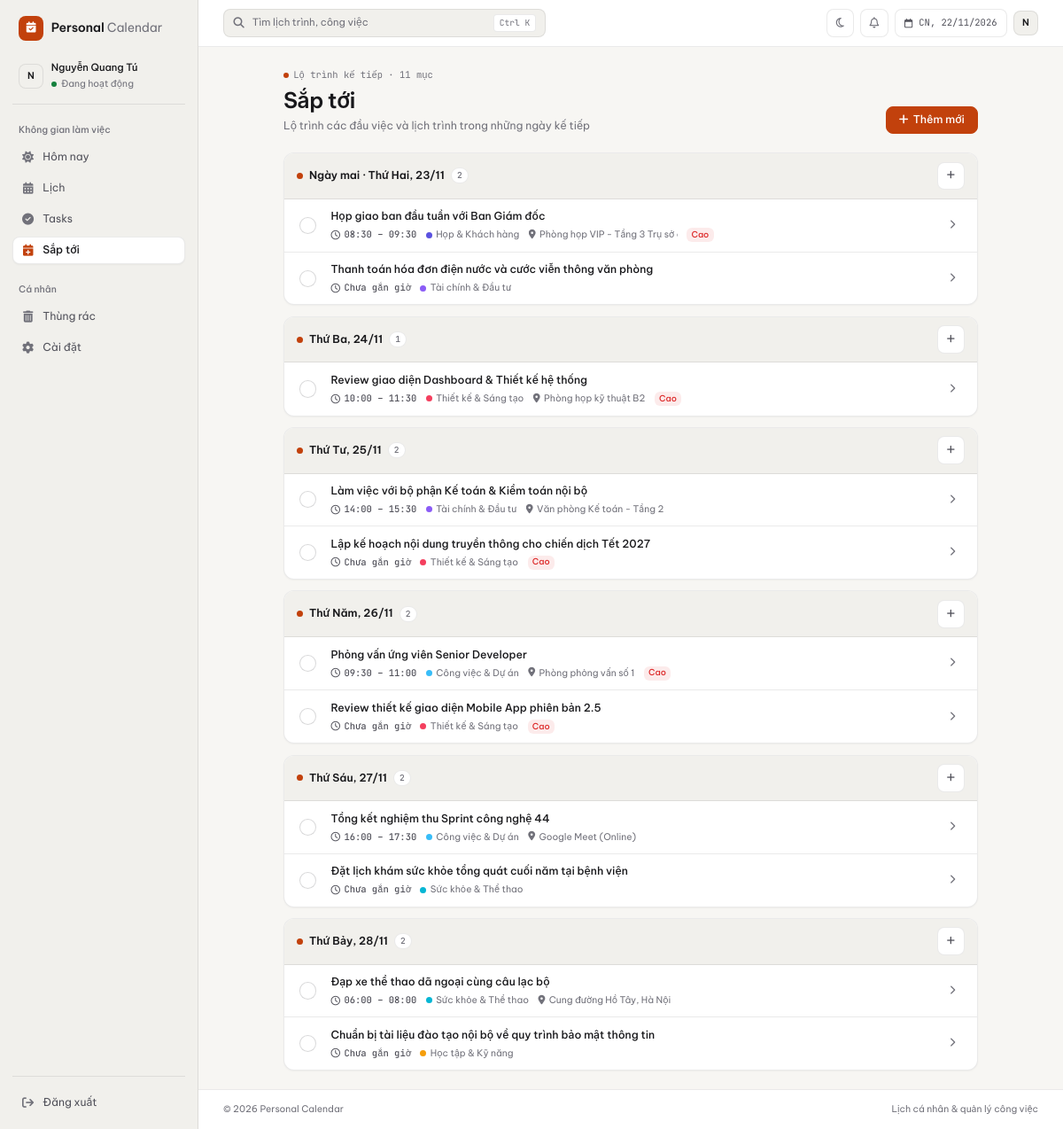
The page /index.php?page=upcoming (signed in) on the database its author committed.
### tables this page shows
CREATE TABLE `events` (
  `id` int unsigned NOT NULL AUTO_INCREMENT,
  `user_id` int unsigned NOT NULL,
  `category_id` int unsigned DEFAULT NULL,
  `title` varchar(180) NOT NULL,
  `description` text,
  `start_time` datetime NOT NULL,
  `end_time` datetime NOT NULL,
  `location` varchar(255) DEFAULT NULL,
  `priority` enum('low','medium','high') NOT NULL DEFAULT 'medium',
  `status` enum('pending','completed') NOT NULL DEFAULT 'pending',
  `reminder_at` datetime DEFAULT NULL,
  `reminder_minutes` int DEFAULT NULL,
  `repeat_type` enum('none','daily','weekly','monthly') NOT NULL DEFAULT 'none',
  `created_at` timestamp NULL DEFAULT CURRENT_TIMESTAMP,
  `updated_at` timestamp NULL DEFAULT CURRENT_TIMESTAMP ON UPDATE CURRENT_TIMESTAMP,
  `deleted_at` datetime DEFAULT NULL,
  PRIMARY KEY (`id`),
  KEY `fk_events_category` (`category_id`),
  KEY `idx_events_user_start` (`user_id`,`start_time`),
  KEY `idx_events_user_status` (`user_id`,`status`),
  KEY `idx_events_start_end` (`start_time`,`end_time`),
  CONSTRAINT `fk_events_category` FOREIGN KEY (`category_id`) REFERENCES `categories` (`id`) ON DELETE SET NULL,
  CONSTRAINT `fk_events_user` FOREIGN KEY (`user_id`) REFERENCES `users` (`id`) ON DELETE CASCADE
);

CREATE TABLE `categories` (
  `id` int unsigned NOT NULL AUTO_INCREMENT,
  `user_id` int unsigned NOT NULL,
  `name` varchar(80) NOT NULL,
  `color` char(7) NOT NULL DEFAULT '#64748b',
  `icon` varchar(50) NOT NULL DEFAULT 'fa-folder',
  `created_at` timestamp NULL DEFAULT CURRENT_TIMESTAMP,
  PRIMARY KEY (`id`),
  UNIQUE KEY `unique_user_category` (`user_id`,`name`),
  CONSTRAINT `fk_categories_user` FOREIGN KEY (`user_id`) REFERENCES `users` (`id`) ON DELETE CASCADE
);

CREATE TABLE `tasks` (
  `id` int unsigned NOT NULL AUTO_INCREMENT,
  `user_id` int unsigned NOT NULL,
  `category_id` int unsigned DEFAULT NULL,
  `title` varchar(255) NOT NULL,
  `description` text,
  `priority` enum('low','medium','high','urgent') NOT NULL DEFAULT 'medium',
  `status` enum('pending','completed') NOT NULL DEFAULT 'pending',
  `is_completed` tinyint(1) NOT NULL DEFAULT '0',
  `progress` int unsigned NOT NULL DEFAULT '0',
  `due_date` date DEFAULT NULL,
  `start_time` time DEFAULT NULL,
  `end_time` time DEFAULT NULL,
  `end_date` date DEFAULT NULL,
  `repeat_type` enum('none','daily','weekly','monthly') NOT NULL DEFAULT 'none',
  `created_at` timestamp NULL DEFAULT CURRENT_TIMESTAMP,
  `updated_at` timestamp NULL DEFAULT CURRENT_TIMESTAMP ON UPDATE CURRENT_TIMESTAMP,
  `deleted_at` datetime DEFAULT NULL,
  PRIMARY KEY (`id`),
  KEY `fk_tasks_user` (`user_id`),
  CONSTRAINT `fk_tasks_user` FOREIGN KEY (`user_id`) REFERENCES `users` (`id`) ON DELETE CASCADE
);

### app/Views/pages/upcoming.php (the view, shortened to what the rows shown need)
<?php
$groupedDays = $data['groupedDays'] ?? [];
$priorityLabels = [
    'urgent' => 'Khẩn cấp',
    'high'   => 'Cao',
    'medium' => 'Trung bình',
    'low'    => 'Thấp',
];
?>
<section class="upcoming-screen">
    <section class="welcome-row">
        <div>
            <h1>Sắp tới</h1>
        </div>
    </section>
    <?php if (empty($groupedDays)): ?>
        <div class="panel p-0">
            <div class="today-empty-state">
                <div class="empty-icon"><i class="fa-regular fa-calendar-plus"></i></div>
                <h2>Chưa có lịch trình sắp tới</h2>
                <p>Lên kế hoạch trước cho các ngày tiếp theo để phân bổ thời gian chủ động và nhẹ nhàng hơn.</p>
                <button type="button" class="btn btn-primary-soft js-open-event-modal">
                    <i class="fa-solid fa-plus"></i><span>Thêm lịch sắp tới</span>
                </button>
            </div>
        </div>
    <?php else: ?>
        <div class="upcoming-days-stack">
            <?php foreach ($groupedDays as $dateKey => $dayGroup):
                $dayDate = (string)($dayGroup['date'] ?? $dateKey);
                $dayLabel = (string)($dayGroup['label'] ?? $dayDate);
                $items = $dayGroup['items'] ?? [];
            ?>
            <section class="panel upcoming-day-card p-0">
                <header class="upcoming-day-header">
                    <div class="upcoming-day-heading">
                        <span class="upcoming-day-dot"></span>
                        <h2><?= htmlspecialchars($dayLabel) ?></h2>
                        <span class="upcoming-day-count"><?= count($items) ?></span>
                    </div>
                    <button type="button"
                            class="btn-day-quick-add js-open-event-modal"
                            data-date="<?= htmlspecialchars($dayDate) ?>"
                            title="Thêm vào ngày này"
                            aria-label="Thêm vào <?= htmlspecialchars($dayLabel) ?>">
                        <i class="fa-solid fa-plus"></i>
                    </button>
                </header>
                <div class="today-timeline-list">
                    <?php foreach ($items as $item):
                        $id = (int)($item['id'] ?? 0);
                        $isTask = !empty($item['is_task']);
                        $isDone = !empty($item['done']) || (($item['status'] ?? '') === 'completed');
                        $isMultiday = !empty($item['is_multiday']);
                        $timeLabel = trim((string)($item['time_label'] ?? ($item['time'] ?? 'Chưa gắn giờ')));
                        $priority = (string)($item['priority'] ?? 'medium');
                        $catName = trim((string)($item['category_name'] ?? ''));
                        $catColor = trim((string)($item['category_color'] ?? '')) ?: '#c2410c';
                        $location = trim((string)($item['location'] ?? ''));
                    ?>
                    <div class="task-row today-row upcoming-row <?= $isDone ? 'is-done' : '' ?> <?= $isMultiday ? 'is-multiday' : '' ?>"
                         data-id="<?= $id ?>"
                         data-is-task="<?= $isTask ? '1' : '0' ?>"
                         data-status="<?= $isDone ? 'completed' : 'pending' ?>">
                        <label class="task-check-wrap" aria-label="Đánh dấu hoàn thành <?= htmlspecialchars($item['title'] ?? '') ?>">
                            <span class="custom-check"><i class="fa-solid fa-check"></i></span>
                        </label>
                        <div class="task-copy today-copy">
                            <div class="today-title-line">
                                <strong><?= htmlspecialchars($item['title'] ?? '') ?></strong>
                            </div>
                            <div class="today-submeta">
                                <span class="today-time-mono">
                                    <i class="fa-regular fa-clock"></i><?= htmlspecialchars($timeLabel !== '' ? $timeLabel : 'Chưa gắn giờ') ?>
                                </span>
                                <?php if ($catName !== ''): ?>
                                    <span class="today-meta-cat">
                                        <span class="today-cat-dot" style="background-color: <?= htmlspecialchars($catColor) ?>;"></span>
                                        <?= htmlspecialchars($catName) ?>
                                    </span>
                                <?php endif; ?>
                                <?php if ($location !== ''): ?>
                                    <span class="today-meta-loc">
                                        <i class="fa-solid fa-location-dot"></i><?= htmlspecialchars($location) ?>
                                    </span>
                                <?php endif; ?>
                                <?php if (in_array($priority, ['urgent', 'high'], true) && isset($priorityLabels[$priority])): ?>
                                    <span class="priority <?= htmlspecialchars($priority) ?> today-priority-tag"><?= $priorityLabels[$priority] ?></span>
                                <?php endif; ?>
                            </div>
                        </div>
                        <a class="today-item-open <?= $isTask ? '' : 'js-open-event-detail' ?>"
                           href="<?= $isTask ? 'index.php?page=tasks&task_id=' . $id : '#event-' . $id ?>"
                           <?php if (!$isTask): ?>data-event-id="<?= $id ?>"<?php endif; ?>
                           aria-label="Xem chi tiết <?= htmlspecialchars($item['title'] ?? '') ?>"
                           title="Chi tiết">
                            <i class="fa-solid fa-chevron-right"></i>
                        </a>
                    </div>
                    <?php endforeach; ?>
                </div>
            </section>
            <?php endforeach; ?>
        </div>
    <?php endif; ?>
</section>

### rows shown on the page
events: title "Họp giao ban đầu tuần với Ban Giám đốc", timeLabel "08:30 – 09:30", category.name "Họp & Khách hàng", location "Phòng họp VIP - Tầng 3 Trụ s…", priority "Cao"
tasks: title "Thanh toán hóa đơn điện nước và cước viễn thông văn phòng", timeLabel "Chưa gắn giờ", category.name "Tài chính & Đầu tư"
events: title "Review giao diện Dashboard & Thiết kế hệ thống", timeLabel "10:00 – 11:30", category.name "Thiết kế & Sáng tạo", location "Phòng họp kỹ thuật B2", priority "Cao"
events: title "Làm việc với bộ phận Kế toán & Kiểm toán nội bộ", timeLabel "14:00 – 15:30", category.name "Tài chính & Đầu tư", location "Văn phòng Kế toán - Tầng 2"
tasks: title "Lập kế hoạch nội dung truyền thông cho chiến dịch Tết 2027", timeLabel "Chưa gắn giờ", category.name "Thiết kế & Sáng tạo", priority "Cao"
events: title "Phỏng vấn ứng viên Senior Developer", timeLabel "09:30 – 11:00", category.name "Công việc & Dự án", location "Phòng phỏng vấn số 1", priority "Cao"
tasks: title "Review thiết kế giao diện Mobile App phiên bản 2.5", timeLabel "Chưa gắn giờ", category.name "Thiết kế & Sáng tạo", priority "Cao"
events: title "Tổng kết nghiệm thu Sprint công nghệ 44", timeLabel "16:00 – 17:30", category.name "Công việc & Dự án", location "Google Meet (Online)"
tasks: title "Đặt lịch khám sức khỏe tổng quát cuối năm tại bệnh viện", timeLabel "Chưa gắn giờ", category.name "Sức khỏe & Thể thao"
events: title "Đạp xe thể thao dã ngoại cùng câu lạc bộ", timeLabel "06:00 – 08:00", category.name "Sức khỏe & Thể thao", location "Cung đường Hồ Tây, Hà Nội"
tasks: title "Chuẩn bị tài liệu đào tạo nội bộ về quy trình bảo mật thông tin", timeLabel "Chưa gắn giờ", category.name "Học tập & Kỹ năng"

### other values the page prints
$initial "N"
$currentUserName "Nguyễn Quang Tú"
$label "Hôm nay"
$label "Lịch"
$label "Tasks"
$label "Sắp tới"
$totalCount "11"
$dayLabel "Ngày mai · Thứ Hai, 23/11"
count($items) "2"
$dayLabel "Thứ Ba, 24/11"
count($items) "1"
$dayLabel "Thứ Tư, 25/11"
$dayLabel "Thứ Năm, 26/11"
$dayLabel "Thứ Sáu, 27/11"
$dayLabel "Thứ Bảy, 28/11"
